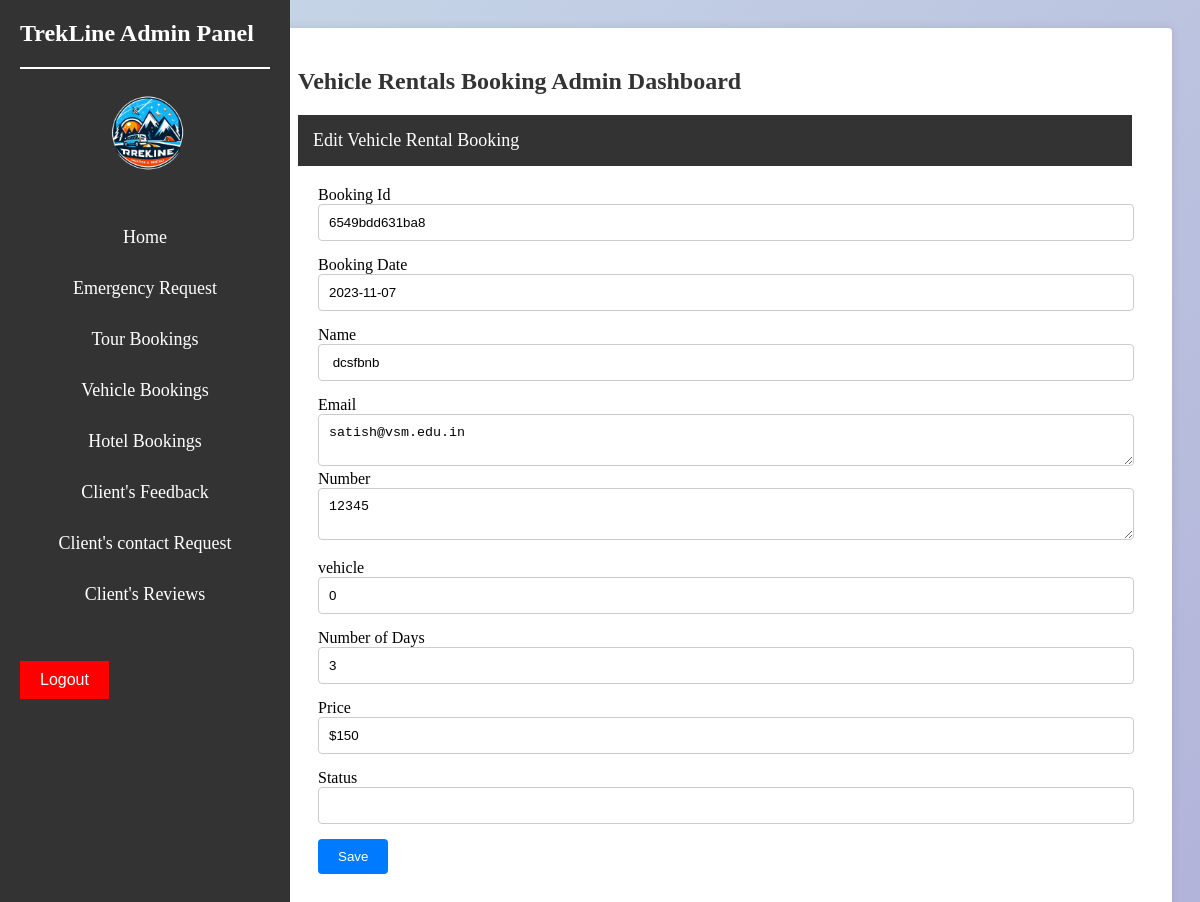
/admin/adminvehiclebooking.php?action=edit&booking_id=6549bdd631ba8, run on the app's committed database.
### tables this page shows
CREATE TABLE `vehicles` (
  `name` varchar(30) NOT NULL,
  `num` varchar(30) NOT NULL,
  `email` varchar(30) NOT NULL,
  `vehicle` varchar(30) NOT NULL,
  `day` varchar(30) NOT NULL,
  `price` varchar(30) NOT NULL,
  `booking_id` varchar(30) NOT NULL,
  `booking_date` varchar(10) NOT NULL,
  `status` varchar(30) NOT NULL
);

### admin/adminvehiclebooking.php (the view, shortened to what this page needs)
<?php
$db_host = "localhost";
$db_user = "root";
$db_password = "";
$db_name = "trekline";
$conn = new mysqli($db_host, $db_user, $db_password, $db_name);
$name='';
$email='';
$num='';
$vehicle='';
$day='';
$price='';
$booking_id='';
$booking_date='';
$action = "add";
if(isset($_GET['action']) && $_GET['action']=="edit" ){
$booking_id = isset($_GET['booking_id'])?mysqli_real_escape_string($conn,$_GET['booking_id']):'';
$sqlEdit = $conn->query("SELECT * FROM vehicles WHERE booking_id='".$booking_id."'");
if($sqlEdit->num_rows)
{
$rowsEdit = $sqlEdit->fetch_assoc();
extract($rowsEdit);
$action = "update";
}else
{
$_GET['action']="";
}
}
?>
 <!DOCTYPE html>
    <html lang="en">
    <head>
    </head>
    <body style="background: linear-gradient(135deg, rgba(70, 130, 180, 0.3), rgba(0, 0, 128, 0.3));">
    <div class="sidebar">
        <h2>TrekLine Admin Panel</h2><br><img src="img/logo2.png" alt="Logo" class="logo" width="90px" style="border-radius: 1000px; margin-left:85px ;">
        <ul align="center">
            <li><a href="adminindex.php">Home</a></li>
            <li><a href="adminemergency.php">Emergency Request</a></li>
            <li><a href="admintourbooking.php">Tour Bookings</a></li>
            <li><a href="adminvehiclebooking.php">Vehicle Bookings</a></li>
            <li><a href="adminhotelbooking.php">Hotel Bookings</a></li>
            <li><a href="adminrating.php">Client's Feedback</a></li>
            <li><a href="admincontact.php">Client's contact Request</a></li>
            <li><a href="adminreview.php">Client's Reviews</a></li>
        </ul>
        <button class="logout-button" onclick="location.href='adminlogout.php'">Logout</button>
    </div>
    <div class="content">
        <div class="wrapper">
            <div class="content-wrapper">
                  <section class="content">
                    <div class="col-md-12">
                        <h1 class="page-head-line"> Vehicle Rentals Booking Admin Dashboard
						</h1>
                    </div>
        <?php
		 if(isset($_GET['action']) && @$_GET['action']=="add" || @$_GET['action']=="edit")
		 {
		?>
                <div class="row">
				   <div class="col-md-8 offset-md-2">
               <div class="panel panel-primary">
                        <div class="panel-heading">
                           <?php echo ($action=="add")? "Add Vehicle Rental Booking": "Edit Vehicle Rental Booking"; ?>
                        </div>
						<form action="adminvehiclebooking.php" method="post" id="signupForm1" class="form-horizontal">
                        <div class="panel-body">
							<div class="form-group">
								<label class="col-sm-2 control-label" for="booking_id"> Booking Id  </label>
								<div class="col-sm-10">
	                        <input type="text" class="form-control" id="booking_id" name="booking_id" value="<?php echo $booking_id;?>"  />
								</div>
							</div>
							<div class="form-group">
								<label class="col-sm-2 control-label" for="booking_date"> Booking Date </label>
								<div class="col-sm-10">
	                        <input type="text" class="form-control" id="booking_date" name="booking_date" value="<?php echo $booking_date;?>"  />
								</div>
							</div>
						<div class="form-group">
								<label class="col-sm-2 control-label" for="name">Name</label>
								<div class="col-sm-10">
									<input type="text" class="form-control" id="name" name="name" value="<?php echo $name;?>"  />
								</div>
							</div>
							<div class="form-group">
								<label class="col-sm-2 control-label" for="email"> Email</label>
								<div class="col-sm-10">
	                        <textarea class="form-control" id="email" name="email"><?php echo $email ;?></textarea >
								</div>
                                <div class="form-group">
								<label class="col-sm-2 control-label" for="num"> Number</label>
								<div class="col-sm-10">
	                        <textarea class="form-control" id="num" name="num"><?php echo $num ;?></textarea >
								</div>
							</div>
							<div class="form-group">
								<label class="col-sm-2 control-label" for="vehicle">vehicle</label>
								<div class="col-sm-10">
								<input type="text" class="form-control" id="vehicle" name="vehicle" value="<?php echo $vehicle;?>"  />
							</div>
							</div>
							<div class="form-group">
								<label class="col-sm-2 control-label" for="day">Number of Days </label>
								<div class="col-sm-10">
	                        <input type="text" class="form-control" id="day" name="day" value="<?php echo $day;?>"  />
								</div>
							</div>
							<div class="form-group">
								<label class="col-sm-2 control-label" for="price"> Price </label>
								<div class="col-sm-10">
	                        <input type="text" class="form-control" id="price" name="price" value="<?php echo $price;?>"  />
								</div>
							</div>
                            <div class="form-group">
								<label class="col-sm-2 control-label" for="status"> Status </label>
								<div class="col-sm-10">
	                        <input type="text" class="form-control" id="status" name="status" value=""  />
								</div>
							</div>
						<div class="form-group">
								<div class="col-sm-8 col-sm-offset-2">
									<button type="submit" name="save" class="btn btn-primary">Save </button>
								</div>
							</div>
                         </div>
							</form>
                        </div>
                            </div>
			  </div>
		<?php
		}
		?>
			</section>
            </div>
     </div>
    </div>
    </body>
    </html>

### admin/adminvehiclebooking.php (style rules this page uses)
.sidebar { width: 250px; position: fixed; top: 0; bottom: 0; left: 0; background-color: #333; color: #fff; padding: 20px; overflow-y: auto; }
.sidebar h2 { margin: 0; padding-bottom: 20px; border-bottom: 2px solid #fff; font-size: 24px; }
.sidebar ul { list-style: none; padding: 20px; }
.sidebar li { margin-bottom: 10px; padding: 10px }
.sidebar a { color: #fff; text-decoration: none; font-size: 18px; }
.logout-button { background-color: #f00; color: #fff; border: none; padding: 10px 20px; font-size: 16px; cursor: pointer; }
.content { margin-left: 115px; padding: 20px; }
h1 { font-size: 36px; color: #333; }
.content-wrapper { background-color: #fff; padding: 20px; border-radius: 4px; box-shadow: 0 0 10px rgba(0, 0, 0, 0.1); }
.page-head-line { font-size: 24px; color: #333; margin: 0 0 20px; }
.panel-heading { background-color: #333; color: #fff; font-size: 18px; padding: 15px; }
.panel-body { padding: 20px; }
.form-group { margin-bottom: 15px; }
.form-control { width: 100%; padding: 10px; border: 1px solid #ccc; border-radius: 4px; }
.btn { padding: 10px 20px; border: none; cursor: pointer; border-radius: 4px; }
.btn-primary { background-color: #007bff; color: #fff; }

### data on the page
vehicles: booking_id "6549bdd631ba8", booking_date "2023-11-07", name "dcsfbnb", email "satish@vsm.edu.in", num "12345", vehicle "0", day "3", price "$150"
